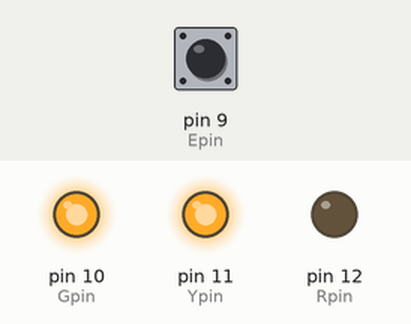
Simulated run of this sketch. Board: Arduino Uno, built with avr-gcc and run on an emulated ATmega328P. On the bench: output pins drawn as LEDs (lit = HIGH). The test bench sets the inputs (shaded band); at power-on: pin 9 (Epin) HIGH.

Above: at 2.8 s.
2.9 s: pin 9 (Epin) pulled LOW for 1.2 s
At 3.5 s:
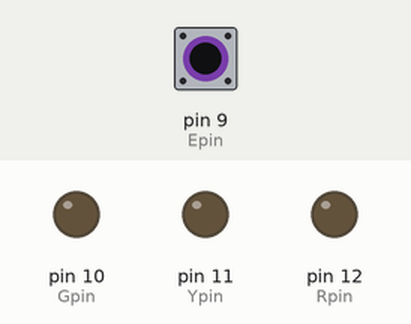
6.5 s: pin 9 (Epin) pulled LOW for 3.2 s
At 8.5 s:
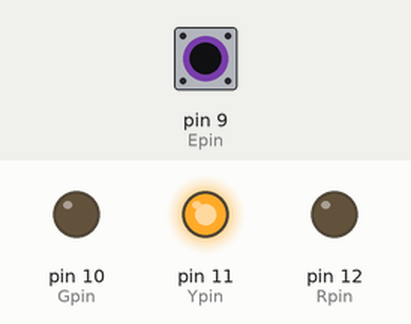
Timing chart, 0 to 17.5 s (numbered marks = the images above; inputs shaded):
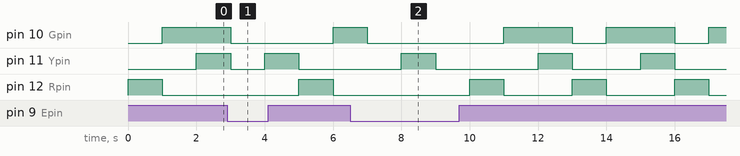

The sketch:

semf-moore.ino
```cpp
#define Epin 9  // enable
#define Rpin 12  // red
#define Ypin 11  // yellow
#define Gpin 10  // green

/* Dichiariamo i possibili stati della macchina e lo stato corrente. Gli stati
 * sono quelli di default dati da enum, i.e. numeri interi da 0 a 4: tale
 * fatto verrà sfruttato successivamente usando il valore di currState come
 * indice per accedere agli elementi di array. */
enum state { G, GY, R, OFF, Y } currState;

/* Dichiariamo il tempo di attesa, lo stato dei led e lo stato successivo (sia
 * abilitato che disabilitato) per ognuno degli stati. */
const unsigned wait[] = { 1000, 1000, 1000, 1000, 1000 };
const unsigned ledStates[][3] = {
    // R   Y   G
    {LOW, LOW, HIGH},
    {LOW, HIGH, HIGH},
    {HIGH, LOW, LOW},
    {LOW, LOW, LOW},
    {LOW, HIGH, LOW}
};
const state nextEnabled[] = { GY, R, G, R, R };
const state nextDisabled[] = { OFF, OFF, OFF, Y, OFF };

void setup() {
    /* Dichiariamo i pin di output */
    pinMode(Rpin, OUTPUT);
    pinMode(Ypin, OUTPUT);
    pinMode(Gpin, OUTPUT);

    /* Dichiariamo il pin enable come input, in modo che sia alto se
     * scollegato */
    pinMode(Epin, INPUT_PULLUP);

    /* Fissiamo lo stato iniziale */
    currState = OFF;
}

void loop() {
    /* Calcoliamo lo stato successivo in base al valore di enable e dello
    * stato precedente */
    currState = (digitalRead(Epin) == HIGH) ?
        nextEnabled[currState] : nextDisabled[currState];

    /* Codifichiamo il nuovo stato nei led e aspettiamo il tempo
     * appropriato */
    digitalWrite(Rpin, ledStates[currState][0]);
    digitalWrite(Ypin, ledStates[currState][1]);
    digitalWrite(Gpin, ledStates[currState][2]);
    delay(wait[currState]);
}
```

Measured:
- by itself, pin 10 (Gpin): repeats every 3.0 s: HIGH 2.0 s, LOW 1.0 s
- by itself, pin 12 (Rpin): alternates HIGH for 1.0 s and LOW for 2.0 s
